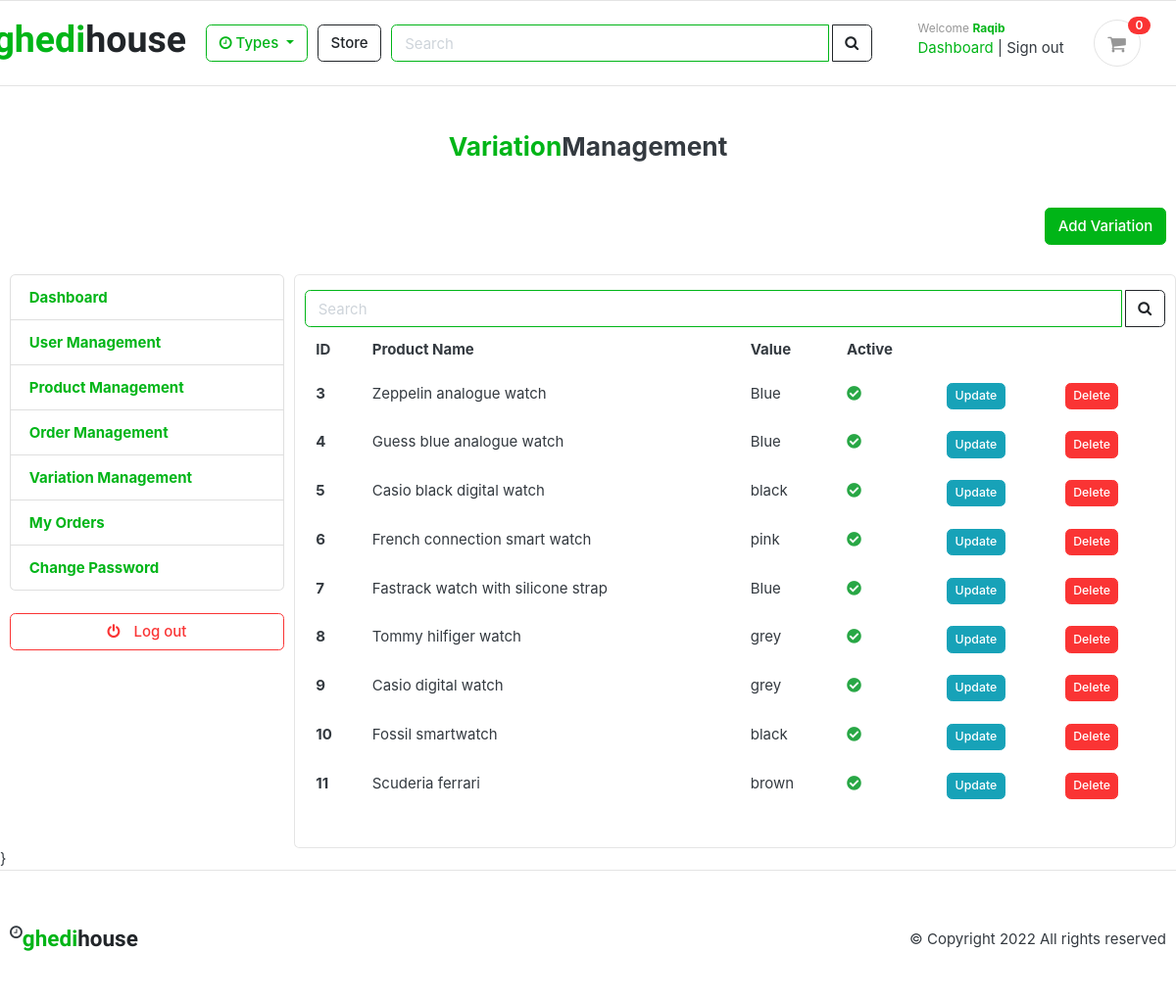
/manager/manage_variation/ (signed in), run on the app's committed database.
### accounts/models.py (models this page shows, shortened)
class Account(AbstractBaseUser):
    first_name = models.CharField(max_length=25)
    last_name = models.CharField(max_length=25)
    username = models.CharField(max_length=50,unique=True)
    email = models.EmailField(max_length=100,unique=True)
    phone_number = models.CharField(max_length=50)
    date_joined = models.DateTimeField(auto_now_add=True)
    last_login = models.DateTimeField(auto_now_add=True)
    is_admin = models.BooleanField(default=False)
    is_staff = models.BooleanField(default=False)
    is_active = models.BooleanField(default=False)
    is_superadmin = models.BooleanField(default=False)
    USERNAME_FIELD = 'email'
    REQUIRED_FIELDS = ['username','first_name','last_name']
    objects = MyAccountManager()

### store/models.py (models this page shows, shortened)
class Variation(models.Model):
    product = models.ForeignKey(Product,on_delete=models.CASCADE)
    variation_value = models.CharField(max_length=100)
    is_active = models.BooleanField(default=True)
    created_date = models.DateTimeField(auto_now=True)

class Product(models.Model):
    product_name = models.CharField(max_length=200,unique=True)
    slug = models.SlugField(max_length=250,unique=True)
    description = models.TextField(max_length=500,blank=True)
    price = models.IntegerField()
    image = models.ImageField(upload_to='photos/products')
    stock = models.IntegerField()
    is_available = models.BooleanField(default=True)
    category = models.ForeignKey(Category,on_delete=models.CASCADE)
    created_date = models.DateTimeField(auto_now_add=True)
    modified_date = models.DateTimeField(auto_now=True)
    def __str__(self):
        return self.product_name

### manager/views.py (the view)
# urls.py: path('manage_variation/',manage_variation, name='manage_variation'),
@login_required(login_url='manager_login')
def manage_variation(request):
  if request.user.is_superadmin:
    if request.method == 'POST':
      keyword = request.POST['keyword']
      variations = Variation.objects.filter(Q(product__product_name__startswith=keyword) | Q(variation_value__startswith=keyword)).order_by('id')
    else:
      variations = Variation.objects.all().order_by('id')
    paginator = Paginator(variations, 10)
    page = request.GET.get('page')
    paged_variations = paginator.get_page(page)
    context = {
      'variations': paged_variations
    }
    return render(request, 'manager/variation_management.html', context)
  else:
    return redirect('home')

### carts/context_processors.py (called while the page is built)
def counter(request):
    cart_count = 0
    if 'admin' in request.path:
        return {}
    else:
        try:
            cart = Cart.objects.filter(cart_id=_cart_id(request))
            if request.user.is_authenticated:
                   cart_items = CartItem.objects.all().filter(user=request.user)
            else:
                cart_items = CartItem.objects.all().filter(cart=cart[:1])
            for cart_item in cart_items:
                cart_count = cart_count + cart_item.quantity
        except Cart.DoesNotExist:
            cart_count = 0
    return dict(cart_count=cart_count)

### carts/views.py (called while the page is built)
def _cart_id(request):
    cart=request.session.session_key
    if not cart:
        cart = request.session.create()
    return cart

### category/context_processors.py (called while the page is built)
def menu_links(request):
    links = Category.objects.all()
    return dict(links=links)

### category/models.py (called while the page is built)
    def get_url(self):
        return reverse('products_by_category',args=[self.slug])

### templates/manager/variation_management.html (shortened to what this page needs)
{% extends 'base.html' %} {% block content %}
<section class="section-conten mt-3">
  <div class="container">
    <div class="mt-5 mb-5"><h3 class="text-center"><span class="text-success">Variation</span>Management</h3></div>
    <div class="d-flex mb-3 justify-content-end">
        <div class="d-flex mb-3 justify-content-end">
            <div class="">
                <a href="{% url 'add_variation' %}" class="btn btn-success">Add Variation</a>
            </div>
        </div>
    </div>
    <div class="row">
      <aside class="col-md-3">
        <ul class="list-group">
            <a class="list-group-item" href="{% url 'manager_dashboard' %}"> <b class="text-success">Dashboard</b></a>
            <a class="list-group-item" href="{% url 'manage_user' %}"><b class="text-success"> User Management</b></a>
            <a class="list-group-item" href="{% url 'manage_product' %}"><b class="text-success">Product Management</b></a>
            <a class="list-group-item" href="{% url 'manage_order' %}"><b class="text-success">Order Management</b></a>
            <a class="list-group-item" href="{% url 'manage_variation' %}"><b class="text-success">Variation Management</b></a>
            <a class="list-group-item" href="{% url 'admin_orders' %}"><b class="text-success">My Orders</b></a>
            <a class="list-group-item" href="{% url 'admin_change_password' %}"><b class='text-success'>Change Password</b></a>
          </ul>
        <br />
        <a class="btn btn-outline-danger btn-block" href="{% url 'manager_logout' %}"> <i class="fa fa-power-off"></i> <span class="text">Log out</span> </a>
      </aside>
      <main class="col-md-9 card">
        <div class="mt-3 mb-3">
        <form action="{% url 'manage_variation' %}" class="search" method="POST">
            <div class="input-group w-100 ">
              <input type="text" class="form-control border-success"  style="width: 60%" placeholder="Search" name="keyword" />
              <div class="input-group-append">
                <button class="btn btn-outline-dark ml-1" type="submit">
                  <i class="fa fa-search"></i>
                </button>
              </div>
            </div>
        </form>
        <table class="table table-borderless">
          <thead>
            <tr class="mb-4">
              <th scope="col">ID</th>
              <th scope="col">Product Name</th>
              <th scope="col">Value</th>
              <th scope="col">Active</th>
              <th scope="col"></th>
              <th scope="col"></th>
            </tr>
          </thead>
          <tbody>
            {% for variation in variations %}
            <tr>
              <th scope="row">{{ variation.id }}</th>
              <td>{{ variation.product | capfirst}}</td>
              <td>{{ variation.variation_value }}</td>
              <td>
                {% if variation.is_active %}
                <i class="fas fa-check-circle" style="color: #28a745"></i>
                {% else %}
                <i class="fas fa-times-circle" style="color: #c21010"></i>
                {% endif %}
              </td>
              <td><a href="{% url 'update_variation' variation.id %}" class="btn btn-sm btn-info">Update</a></td>
              <td><a href="{% url 'delete_variation' variation.id %}" class="btn btn-sm btn-danger">Delete</a></td>
            </tr>
            {% endfor %}
          </tbody>
        </table>
        </div>
      </main>
    </div>
  </div>
</section>
{% endblock content %}

### templates/includes/navbar.html (shortened to what this page needs)
{% load static %}
<header class="section-header">
    <section class="header-main border-bottom">
        <div class="container">
    <div class="row align-items-center">
        <div class=" col-lg-2 col-md-3 col-6 container">
               <div class="d-flex justify-content-end"><a href="{% url 'home' %}"style="font-family: 'Stick No Bills', sans-serif;"  ><h1 class="logo text-success">ghedi<span class="text-dark">house</span></h1></a></div>
        </div>
        <div class="col-lg col-sm col-md col-6 flex-grow-0">
            <div class="category-wrap dropdown d-inline-block float-right">
                <button type="button" class="btn btn-outline-success dropdown-toggle" data-toggle="dropdown">
                    <i class="fa fa-clock"></i> Types
                </button>
            </div>
        </div>
        <a href="{% url 'store' %}" class="btn btn-outline-dark">Store</a>
        <div class="col-lg  col-md-6 col-sm-12 col">
            <form action="{% url 'search' %}" class="search" method="GET">
                <div class="input-group w-100">
                    <input type="text" class="form-control border border-success" style="width:60%;" placeholder="Search" name="keyword">
                    <div class="input-group-append">
                      <button class="btn btn-outline-dark ml-1" type="submit">
                        <i class="fa fa-search"></i>
                      </button>
                    </div>
                </div>
            </form>
        </div>
        <div class="col-lg-3 col-sm-6 col-12 d-flex justify-content-center order-2 order-lg-3">
            <div class="d-flex justify-content-end mb-3 mb-lg-0">
              {% if request.user.is_superadmin %}
              <div class="widget-header">
                <small class="title text-muted">Welcome <span style="font-size: 12px !important; font-weight: 700; text-transform: capitalize" class="text-success">{{ request.user.username }}</span></small>
                <div>
                  <a href="{% url 'manager_dashboard' %}" class="text-success">Dashboard</a> <span class="dark-transp"> | </span>
                  <a href="{% url 'manager_logout' %}"> Sign out</a>
                </div>
              </div>
              {% endif %}
              <a href="{% url 'cart' %}" class="widget-header pl-3 ml-3">
                <div class="icon icon-sm rounded-circle border"><i class="fa fa-shopping-cart"></i></div>
                <span class="badge badge-pill badge-danger notify">{{ cart_count }}</span>
              </a>
            </div>
                </div>
    </div>
        </div>
    </section>
    </header>

### static/css/ui.css (style rules this page uses)
html { font-family: "Inter", sans-serif; font-size: 15px; }
.icon-xs, .icon-sm, .icon-md, .icon-lg { display: inline-block; text-align: center; flex-shrink: 0; flex-grow: 0; }
.icon-sm { width: 48px; height: 48px; line-height: 48px !important; font-size: 20px; }
.header-main { position: relative; padding-top: 1rem; padding-bottom: 1rem; }
.widget-header { display: inline-block; vertical-align: middle; position: relative; }
.widget-header a { color: #343a40; }
.widget-header i { color: #969696; }
.widget-header .title { display: block; }
.widget-header .notify { position: absolute; top: -3px; right: -10px; }
.btn i + .text { margin-left: 10px; }
.notify { position: absolute; top: -4px; right: -10px; display: inline-block; padding: 0.25em 0.6em; font-size: 12px; line-height: 1; text-align: center; border-radius: 3rem; color: #fff; background-color: #fa3434; }

### data on the page
Account: user.username "Raqib"
Variation: id "3", product "Zeppelin analogue watch", variation_value "Blue", is_active True (drawn)
Variation: id "4", product "Guess blue analogue watch", variation_value "Blue", is_active True (drawn)
Variation: id "5", product "Casio black digital watch", variation_value "black", is_active True (drawn)
Variation: id "6", product "French connection smart watch", variation_value "pink", is_active True (drawn)
Variation: id "7", product "Fastrack watch with silicone strap", variation_value "Blue", is_active True (drawn)
Variation: id "8", product "Tommy hilfiger watch", variation_value "grey", is_active True (drawn)
Variation: id "9", product "Casio digital watch", variation_value "grey", is_active True (drawn)
Variation: id "10", product "Fossil smartwatch", variation_value "black", is_active True (drawn)
Variation: id "11", product "Scuderia ferrari", variation_value "brown", is_active True (drawn)

### other printed values
{{ cart_count }} "0"
